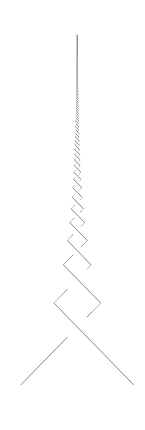

Generate this figure with Julia:
# using Plots
# pgfplotsx()
using PGFPlotsX


# Make the く-shaped segments
function ku(ℓ, start_pt, θ)
    # ℓ is the horizontal length
    # θ gives the angle of inclination / declination for our garbage
    # line segment
    return [start_pt,
            # start_pt + ℓ*[cos(θ), sin(θ)],
            start_pt + 1.5*ℓ*[cos(θ), sin(θ)]]
end

function draw_r1s(n; scale=.5)
    ℓ₀ = 1
    ℓ = ℓ₀

    # The start points for drawing
    p₁ = [.75,0]
    p₂ = [-.75, 0]

    first_half = []
    second_half = []

    θ₁ = 3*π/4
    θ₂ = 1*π/4
    for i in 1:n
        s1, p₁ = ku(ℓ, p₁, θ₁)
        s2, p₂ = ku(ℓ, p₂, θ₂)
        append!(first_half, [s1, p₁])
        append!(second_half, [s2, p₂])
        # s1,m1, p₁ = ku(ℓ, p₁, θ₁)
        # s2,m2, p₂ = ku(ℓ, p₂, θ₂)
        # append!(first_half, [s1, m1,p₁])
        # append!(second_half, [s2, m2,p₂])
        θ₁, θ₂ = θ₂, θ₁
        # ℓ *= scale
        ℓ = ℓ₀/(i+1)^(1.1)
    end
    # @show length(first_half), length(second_half)
    results = append!([], first_half)
    results = append!(results, reverse(second_half))
    xs = [p[1] for p in results]
    ys = [p[2] for p in results]

    ax = @pgf Axis({
        yscale="3.75",
        scale=".5",
        axis_line_style="{draw=none}",
        tick_style="{draw=none}",
        xticklabel="\\empty",
        yticklabel="\\empty",
    })

    p = @pgf Plot({line_width=".25pt"}, Coordinates(xs, ys))
    push!(ax, p)



    xso = []
    yso = []
    overs = []
    for i in 1:length(first_half)-1
        if i % 4 == 1
            x1, y1 = first_half[i]
            x2, y2 = first_half[i+1]
            append!(xso, [x1, x2])
            append!(yso, [y1, y2])
            append!(overs, [[x1, y1], [x2, y2]])
        end
    end


    for (i, ctup) in enumerate(zip(overs[1:end-1], overs[2:end]))
        if i % 2 == 0
            continue
        end
        (x1, y1), (x2, y2) = ctup
        xsnew = [x1, x2]
        ysnew = [y1, y2]
        newp = @pgf Plot({white, line_width="$(20/i^(.8))pt"}, Coordinates(xsnew, ysnew))
        push!(ax, newp)
    end

    for (i, ctup) in enumerate(zip(overs[1:end-1], overs[2:end]))
        if i % 2 == 0
            continue
        end
        (x1, y1), (x2, y2) = ctup
        xsnew = [x1, x2]
        ysnew = [y1, y2]
        newp = @pgf Plot({line_width=".25pt"}, Coordinates(xsnew, ysnew))
        push!(ax, newp)
    end







    xso = []
    yso = []
    overs = []
    for i in 1:length(first_half)-1
        if i % 4 == 3
            x1, y1 = second_half[i]
            x2, y2 = second_half[i+1]
            append!(xso, [x1, x2])
            append!(yso, [y1, y2])
            append!(overs, [[x1, y1], [x2, y2]])
        end
    end


    for (i, ctup) in enumerate(zip(overs[1:end-1], overs[2:end]))
        if i % 2 == 0
            continue
        end
        (x1, y1), (x2, y2) = ctup
        xsnew = [x1, x2]
        ysnew = [y1, y2]
        newp = @pgf Plot({white, line_width="$(20/i^(.8))pt"}, Coordinates(xsnew, ysnew))
        push!(ax, newp)
    end

    for (i, ctup) in enumerate(zip(overs[1:end-1], overs[2:end]))
        if i % 2 == 0
            continue
        end
        (x1, y1), (x2, y2) = ctup
        xsnew = [x1, x2]
        ysnew = [y1, y2]
        newp = @pgf Plot({line_width=".25pt"}, Coordinates(xsnew, ysnew))
        push!(ax, newp)
    end


    # pw = @pgf Plot({line_width="3pt", white}, Coordinates(xso, yso))
    # pb = @pgf Plot({line_width=".25pt", black}, Coordinates(xso, yso))
    # push!(ax, pb)


    pgfsave("countable-r1-v2.pdf", ax)
end



function draw_r2s(n; scale=.5)
    ℓ₀ = 1
    ℓ = ℓ₀

    # The start points for drawing
    p₁ = [.75,0]
    p₂ = [-.75, 0]

    first_half = []
    second_half = []

    θ₁ = 3*π/4
    θ₂ = 1*π/4
    for i in 1:n
        s1, p₁ = ku(ℓ, p₁, θ₁)
        s2, p₂ = ku(ℓ, p₂, θ₂)
        append!(first_half, [s1, p₁])
        append!(second_half, [s2,p₂])
        θ₁, θ₂ = θ₂, θ₁
        # ℓ *= scale
        ℓ = ℓ₀/(i+1)^(1.1)
    end
    # @show length(first_half), length(second_half)
    results = append!([], first_half)
    results = append!(results, reverse(second_half))
    xs = [p[1] for p in results]
    ys = [p[2] for p in results]

    ax = @pgf Axis({
        yscale="3.75",
        scale=".5",
        axis_line_style="{draw=none}",
        tick_style="{draw=none}",
        xticklabel="\\empty",
        yticklabel="\\empty",
    })

    p = @pgf Plot({line_width=".25pt"}, Coordinates(xs, ys))
    push!(ax, p)

    xso = [p[1] for p in first_half]
    yso = [p[2] for p in first_half]

    for (i, ctup) in enumerate(zip(first_half[1:end-1], first_half[2:end]))
        (x1, y1), (x2, y2) = ctup
        xsnew = [x1, x2]
        ysnew = [y1, y2]
        newp = @pgf Plot({white, line_width="$(20/i^(.8))pt"}, Coordinates(xsnew, ysnew))
        push!(ax, newp)
    end
    pb = @pgf Plot({line_width=".25pt", black}, Coordinates(xso, yso))

    push!(ax, pb)


    pgfsave("countable-r2-v2.pdf", ax)
end

draw_r1s(100; scale=.75)
draw_r2s(100; scale=.75)

# function other_draw_r2s(n)
